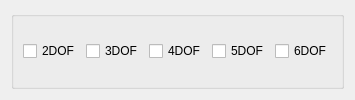
              <widget class="QWidget" name="tabWidgetPage2">
               <attribute name="title">
                <string>Robots Simples</string>
               </attribute>
               <layout class="QGridLayout" name="gridLayout_8">
                <item row="0" column="0">
                 <widget class="QGroupBox" name="gridGroupBox_2">
                  <property name="maximumSize">
                   <size>
                    <width>460</width>
                    <height>200</height>
                   </size>
                  </property>
                  <property name="title">
                   <string/>
                  </property>
                  <layout class="QGridLayout" name="gridLayout_4">
                   <item row="0" column="3">
                    <widget class="QCheckBox" name="checkBox5DOFs">
                     <property name="text">
                      <string>5DOF</string>
                     </property>
                    </widget>
                   </item>
                   <item row="0" column="4">
                    <widget class="QCheckBox" name="checkBox6DOFs">
                     <property name="text">
                      <string>6DOF</string>
                     </property>
                    </widget>
                   </item>
                   <item row="0" column="2">
                    <widget class="QCheckBox" name="checkBox4DOFs">
                     <property name="text">
                      <string>4DOF</string>
                     </property>
                    </widget>
                   </item>
                   <item row="0" column="1">
                    <widget class="QCheckBox" name="checkBox3DOFs">
                     <property name="text">
                      <string>3DOF</string>
                     </property>
                    </widget>
                   </item>
                   <item row="0" column="0">
                    <widget class="QCheckBox" name="checkBox2DOFs">
                     <property name="text">
                      <string>2DOF</string>
                     </property>
                    </widget>
                   </item>
                  </layout>
                 </widget>
                </item>
               </layout>
              </widget>
